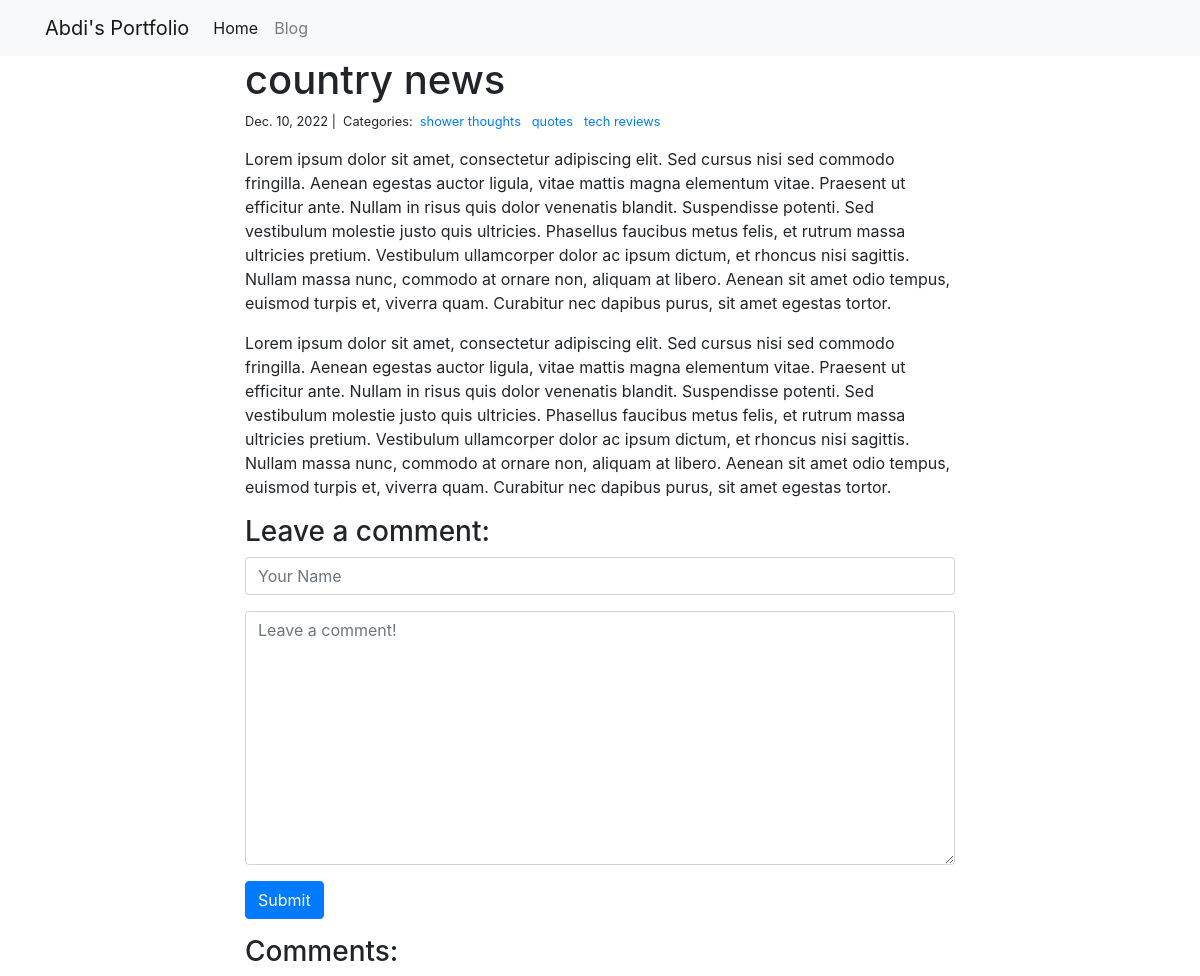
The app's page /blog/2/ with its own data.
### blog/models.py (models this page shows)
class Post(models.Model):
    title = models.CharField(max_length=255)
    body = models.TextField()
    created_on = models.DateTimeField(auto_now_add=True)
    last_modified = models.DateTimeField(auto_now=True)
    categories = models.ManyToManyField('Category', related_name='posts')

class Category(models.Model):
    name = models.CharField(max_length = 20)

### blog/views.py (the view, shortened to what this page needs)
# urls.py: path("<int:pk>/", views.blog_detail, name="blog_detail"),
def blog_detail(request, pk):
    post = Post.objects.get(pk=pk)
    form = CommentForm()
    comments = Comment.objects.filter(post = post)
    context = {
        "post" : post,
        "comments" : comments,
        "form" : form,
    }
    return render(request, "blog_detail.html", context)

### blog/forms.py
class CommentForm(forms.Form):
    author = forms.CharField(
        max_length=60,
        widget=forms.TextInput(attrs={
            "class": "form-control",
            "placeholder": "Your Name"
        })
    )
    body = forms.CharField(widget=forms.Textarea(
        attrs={
            "class": "form-control",
            "placeholder": "Leave a comment!"
        })
    )

### blog/templates/blog_detail.html (shortened to what this page needs)
{% extends "base.html" %}
{% block page_content %}
<div class="col-md-8 offset-md-2">
    <h1>{{ post.title }}</h1>
    <small>
        {{ post.created_on.date }} |&nbsp;
        Categories:&nbsp;
        {% for category in post.categories.all %}
        <a href="{% url 'blog_category' category.name %}">
            {{ category.name }}
        </a>&nbsp;
        {% endfor %}
    </small>
    <p>{{ post.body | linebreaks }}</p>
    <h3>Leave a comment:</h3>
    <form action="/blog/{{ post.pk }}/" method="post">
        <div class="form-group">
            {{ form.author }}
        </div>
        <div class="form-group">
            {{ form.body }}
        </div>
        <button type="submit" class="btn btn-primary">Submit</button>
    </form>
    <h3>Comments:</h3>
</div>
{% endblock %}

### records on screen
Post: title "country news", created_on "Dec. 10, 2022", body "Lorem ipsum dolor sit amet, consectetur adipiscing elit. Sed cursus nisi sed commodo fringilla. Aenean egestas auctor ligula, vitae mattis magna elementum vitae. Praesent ut efficitur ante. Nullam in risus quis dolor venenatis blandit. Suspendisse potenti. Sed vestibulum molestie justo quis ultricies. Phasellus faucibus metus felis, et rutrum massa ultricies pretium. Vestibulum ullamcorper dolor ac ipsum dictum, et rhoncus nisi sagittis. Nullam massa nunc, commodo at ornare non, aliquam at libero. Aenean sit amet odio tempus, euismod turpis et, viverra quam. Curabitur nec dapibus purus, sit amet egestas tortor. Lorem ipsum dolor sit amet, consectetur adipiscing elit. Sed cursus nisi sed…"
Category: name "shower thoughts"
Category: name "quotes"
Category: name "tech reviews"
